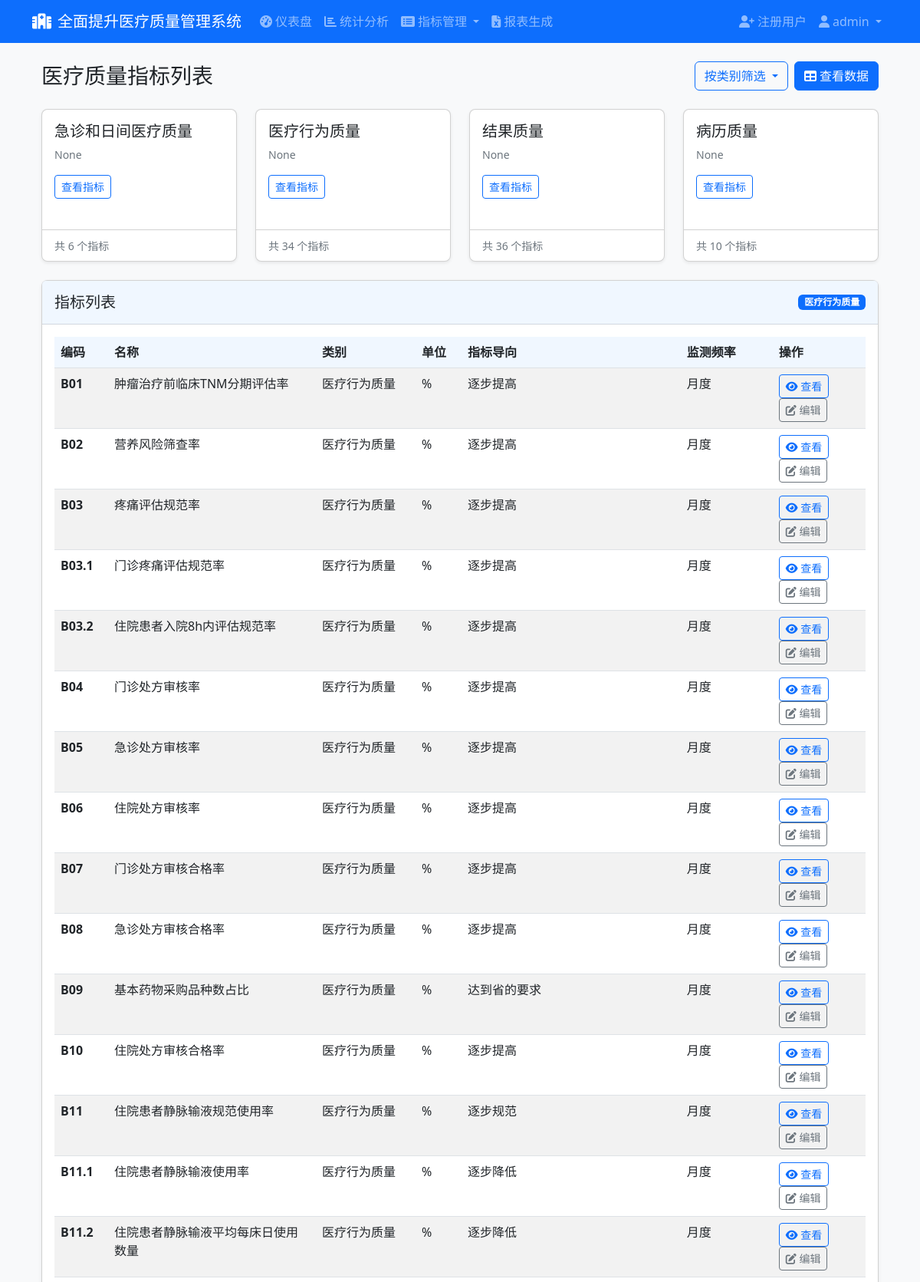
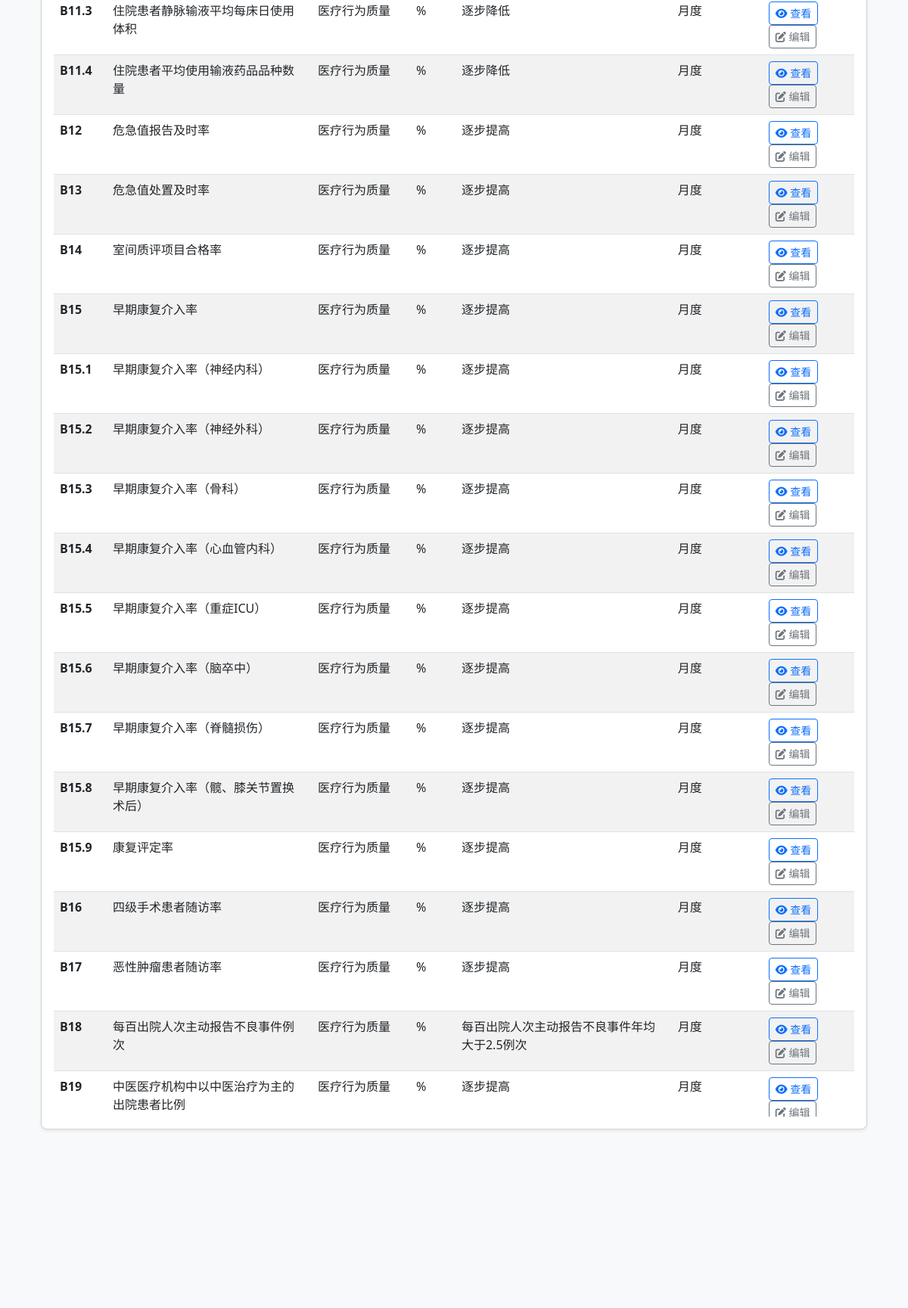
Page /indicators/?category_id=2 (signed in, upper part) on the committed database (2 pictures, top to bottom).
### app/models/user.py (models this page shows, shortened)
class User(UserMixin, db.Model):
    __tablename__ = 'users'
    id = db.Column(db.Integer, primary_key=True)
    username = db.Column(db.String(64), unique=True, index=True, nullable=False)
    email = db.Column(db.String(120), unique=True, index=True, nullable=False)
    password_hash = db.Column(db.String(128), nullable=False)
    is_admin = db.Column(db.Boolean, default=False)
    hospital_id = db.Column(db.Integer, db.ForeignKey('hospitals.id'))
    created_at = db.Column(db.DateTime, default=datetime.utcnow)
    last_login = db.Column(db.DateTime)
    hospital = db.relationship('Hospital', backref='users')

### app/models/indicator.py (models this page shows, shortened)
class IndicatorCategory(db.Model):
    __tablename__ = 'indicator_categories'
    id = db.Column(db.Integer, primary_key=True)
    name = db.Column(db.String(64), unique=True, nullable=False)
    description = db.Column(db.Text)
    created_at = db.Column(db.DateTime, default=datetime.utcnow)
    indicators = db.relationship('Indicator', backref='category', lazy='dynamic')

class Indicator(db.Model):
    __tablename__ = 'indicators'
    id = db.Column(db.Integer, primary_key=True)
    code = db.Column(db.String(32), unique=True, nullable=False)  # 指标编码
    name = db.Column(db.String(128), nullable=False)  # 指标名称
    definition = db.Column(db.Text)  # 指标定义
    numerator_description = db.Column(db.Text)  # 分子说明
    denominator_description = db.Column(db.Text)  # 分母说明
    calculation_formula = db.Column(db.Text)  # 计算公式
    data_source = db.Column(db.String(256))  # 数据来源
    target_value = db.Column(db.String(64))  # 指标导向 - 修改为字符串类型
    unit = db.Column(db.String(32))  # 单位
    frequency = db.Column(db.String(32))  # 监测频率
    category_id = db.Column(db.Integer, db.ForeignKey('indicator_categories.id'), nullable=False)
    created_at = db.Column(db.DateTime, default=datetime.utcnow)
    @staticmethod
    def numeric_code_order():
        main_part = func.substr(
            Indicator.code,
            1,
            func.instr(Indicator.code + '.', '.') - 1
        )
        sub_code_part = func.substr(
            Indicator.code,
            func.instr(Indicator.code + '.', '.') + 1
        )
        numeric_sub_code = case(
            (func.instr(Indicator.code, '.') > 0, func.cast(sub_code_part, db.Float)),
            else_=0
        )
        return [main_part, numeric_sub_code]

### app/controllers/indicators.py (the view)
@indicators_bp.route('/')
@login_required
def index():
    category_id = request.args.get('category_id', type=int)
    query = Indicator.query
    if category_id:
        query = query.filter_by(category_id=category_id)
    indicators = query.order_by(*Indicator.numeric_code_order()).all()
    categories = IndicatorCategory.query.order_by(
        case(
            (IndicatorCategory.name == '急诊和日间医疗质量', 1),
            (IndicatorCategory.name == '医疗行为质量', 2),
            (IndicatorCategory.name == '结果质量', 3),
            (IndicatorCategory.name == '病历质量', 4)
        )
    ).all()
    return render_template(
        'indicators/index.html',
        title='指标列表',
        indicators=indicators,
        categories=categories,
        current_category_id=category_id
    )

### app/models/user.py (called while the page is built)
@login_manager.user_loader
def load_user(user_id):
    return User.query.get(int(user_id))

### app/templates/indicators/index.html (shortened to what this page needs)
{% extends 'base.html' %}
{% block content %}
<div class="container-fluid">
    <div class="d-flex justify-content-between align-items-center mb-4">
        <h1 class="h3 mb-0">医疗质量指标列表</h1>
        <div class="d-flex">
            <div class="dropdown me-2">
                <button class="btn btn-outline-primary dropdown-toggle" type="button" id="categoryDropdown" data-bs-toggle="dropdown" aria-expanded="false">
                    按类别筛选
                </button>
            </div>
            <a href="{{ url_for('indicators.data_list') }}" class="btn btn-primary">
                <i class="fas fa-table me-1"></i>查看数据
            </a>
        </div>
    </div>
    <div class="row">
        {% for category in categories %}
            <div class="col-lg-3 col-md-6 mb-4">
                <div class="card shadow-sm h-100">
                    <div class="card-body">
                        <h5 class="card-title">{{ category.name }}</h5>
                        <p class="card-text text-muted small">{{ category.description }}</p>
                        <a href="{{ url_for('indicators.index', category_id=category.id) }}" class="btn btn-sm btn-outline-primary">查看指标</a>
                    </div>
                    <div class="card-footer bg-transparent">
                        <small class="text-muted">
                            共 {{ category.indicators.count() }} 个指标
                        </small>
                    </div>
                </div>
            </div>
        {% endfor %}
    </div>
    <div class="card shadow-sm">
        <div class="card-header d-flex justify-content-between align-items-center">
            <h5 class="mb-0">指标列表</h5>
            {% if current_category_id %}
                <span class="badge bg-primary">
                    {{ categories|selectattr('id', 'equalto', current_category_id)|map(attribute='name')|first }}
                </span>
            {% else %}
                <span class="badge bg-secondary">所有类别</span>
            {% endif %}
        </div>
        <div class="card-body">
            <div class="table-responsive">
                <table class="table table-hover table-striped">
                    <thead>
                        <tr>
                            <th style="min-width: 70px;">编码</th>
                            <th>名称</th>
                            <th style="min-width: 130px;">类别</th>
                            <th style="min-width: 60px;">单位</th>
                            <th style="min-width: 100px;">指标导向</th>
                            <th style="min-width: 120px;">监测频率</th>
                            <th>操作</th>
                        </tr>
                    </thead>
                    <tbody>
                        {% for indicator in indicators %}
                            <tr>
                                <td><span class="fw-bold">{{ indicator.code }}</span></td>
                                <td>{{ indicator.name }}</td>
                                <td>{{ indicator.category.name }}</td>
                                <td>{{ indicator.unit }}</td>
                                <td>{{ indicator.target_value }}</td>
                                <td>{{ indicator.frequency }}</td>
                                <td>
                                    <a href="{{ url_for('indicators.view', indicator_id=indicator.id) }}" class="btn btn-sm btn-outline-primary">
                                        <i class="fas fa-eye"></i> 查看
                                    </a>
                                    <a href="{{ url_for('indicators.edit', indicator_id=indicator.id) }}" class="btn btn-sm btn-outline-secondary">
                                        <i class="fas fa-edit"></i> 编辑
                                    </a>
                                </td>
                            </tr>
                        {% endfor %}
                    </tbody>
                </table>
            </div>
        </div>
    </div>
</div>
{% endblock %}

### app/templates/base.html (shortened to what this page needs)
<!DOCTYPE html>
<html lang="zh-CN">
<head>
    <link href="https://cdn.jsdelivr.net/npm/bootstrap@5.2.3/dist/css/bootstrap.min.css" rel="stylesheet">
    <link href="https://cdnjs.cloudflare.com/ajax/libs/font-awesome/6.2.0/css/all.min.css" rel="stylesheet">
    <link href="{{ url_for('static', filename='css/style.css') }}" rel="stylesheet">
    <link href="{{ url_for('static', filename='css/monthpicker.css') }}" rel="stylesheet">
</head>
<body>
    <header>
        <nav class="navbar navbar-expand-lg navbar-dark bg-primary">
            <div class="container">
                <a class="navbar-brand" href="{{ url_for('dashboard.index') }}">
                    <i class="fas fa-hospital-alt me-2"></i>全面提升医疗质量管理系统
                </a>
                <div class="collapse navbar-collapse" id="navbarNavDropdown">
                    <ul class="navbar-nav me-auto">
                        {% if current_user.is_authenticated %}
                            <li class="nav-item">
                                <a class="nav-link" href="{{ url_for('dashboard.index') }}">
                                    <i class="fas fa-tachometer-alt me-1"></i>仪表盘
                                </a>
                            </li>
                            <li class="nav-item">
                                <a class="nav-link" href="{{ url_for('dashboard.stats') }}">
                                    <i class="fas fa-chart-bar me-1"></i>统计分析
                                </a>
                            </li>
                            <li class="nav-item dropdown">
                                <a class="nav-link dropdown-toggle" href="#" id="indicatorsDropdown" role="button" data-bs-toggle="dropdown" aria-expanded="false">
                                    <i class="fas fa-list-alt me-1"></i>指标管理
                                </a>
                            </li>
                            <li class="nav-item">
                                <a class="nav-link" href="{{ url_for('reports.index') }}">
                                    <i class="fas fa-file-excel me-1"></i>报表生成
                                </a>
                            </li>
                        {% endif %}
                    </ul>
                    <ul class="navbar-nav">
                        {% if current_user.is_authenticated %}
                            {% if current_user.is_admin %}
                                <li class="nav-item">
                                    <a class="nav-link" href="{{ url_for('auth.register') }}">
                                        <i class="fas fa-user-plus me-1"></i>注册用户
                                    </a>
                                </li>
                            {% endif %}
                            <li class="nav-item dropdown">
                                <a class="nav-link dropdown-toggle" href="#" id="userDropdown" role="button" data-bs-toggle="dropdown" aria-expanded="false">
                                    <i class="fas fa-user me-1"></i>{{ current_user.username }}
                                </a>
                            </li>
                        {% else %}
                            <li class="nav-item">
                                <a class="nav-link" href="{{ url_for('auth.login') }}">
                                    <i class="fas fa-sign-in-alt me-1"></i>登录
                                </a>
                            </li>
                        {% endif %}
                    </ul>
                </div>
            </div>
        </nav>
    </header>
    <main class="container mt-4">
        {% block content %}{% endblock %}
    </main>
</body>
</html>

### app/static/css/style.css (style rules this page uses)
body { min-height: 100vh; display: flex; flex-direction: column; background-color: #f8f9fa; }
main { flex: 1; }
.card { border-radius: 0.5rem; box-shadow: 0 4px 6px rgba(0, 0, 0, 0.1); margin-bottom: 1.5rem; }
.card-header { background-color: #f0f7ff; border-bottom: 1px solid rgba(0, 0, 0, 0.125); padding: 1rem; }
.table th { background-color: #f0f7ff; }
.table-responsive { max-height: 70vh; overflow-y: auto; }

### rows in the picture
User: username "admin"
IndicatorCategory: name "急诊和日间医疗质量", description "None", indicators.count "6"
IndicatorCategory: name "医疗行为质量", description "None", indicators.count "34"
IndicatorCategory: name "结果质量", description "None", indicators.count "36"
IndicatorCategory: name "病历质量", description "None", indicators.count "10"
Indicator: code "B01", name "肿瘤治疗前临床TNM分期评估率", category.name "医疗行为质量", unit "%", target_value "逐步提高", frequency "月度"
Indicator: code "B02", name "营养风险筛查率", category.name "医疗行为质量", unit "%", target_value "逐步提高", frequency "月度"
Indicator: code "B03", name "疼痛评估规范率", category.name "医疗行为质量", unit "%", target_value "逐步提高", frequency "月度"
Indicator: code "B03.1", name "门诊疼痛评估规范率", category.name "医疗行为质量", unit "%", target_value "逐步提高", frequency "月度"
Indicator: code "B03.2", name "住院患者入院8h内评估规范率", category.name "医疗行为质量", unit "%", target_value "逐步提高", frequency "月度"
Indicator: code "B04", name "门诊处方审核率", category.name "医疗行为质量", unit "%", target_value "逐步提高", frequency "月度"
Indicator: code "B05", name "急诊处方审核率", category.name "医疗行为质量", unit "%", target_value "逐步提高", frequency "月度"
Indicator: code "B06", name "住院处方审核率", category.name "医疗行为质量", unit "%", target_value "逐步提高", frequency "月度"
Indicator: code "B07", name "门诊处方审核合格率", category.name "医疗行为质量", unit "%", target_value "逐步提高", frequency "月度"
Indicator: code "B08", name "急诊处方审核合格率", category.name "医疗行为质量", unit "%", target_value "逐步提高", frequency "月度"
Indicator: code "B09", name "基本药物采购品种数占比", category.name "医疗行为质量", unit "%", target_value "达到省的要求", frequency "月度"
Indicator: code "B10", name "住院处方审核合格率", category.name "医疗行为质量", unit "%", target_value "逐步提高", frequency "月度"
Indicator: code "B11", name "住院患者静脉输液规范使用率", category.name "医疗行为质量", unit "%", target_value "逐步规范", frequency "月度"
Indicator: code "B11.1", name "住院患者静脉输液使用率", category.name "医疗行为质量", unit "%", target_value "逐步降低", frequency "月度"
Indicator: code "B11.2", name "住院患者静脉输液平均每床日使用数量", category.name "医疗行为质量", unit "%", target_value "逐步降低", frequency "月度"
Indicator: code "B11.3", name "住院患者静脉输液平均每床日使用体积", category.name "医疗行为质量", unit "%", target_value "逐步降低", frequency "月度"
Indicator: code "B11.4", name "住院患者平均使用输液药品品种数量", category.name "医疗行为质量", unit "%", target_value "逐步降低", frequency "月度"
Indicator: code "B12", name "危急值报告及时率", category.name "医疗行为质量", unit "%", target_value "逐步提高", frequency "月度"
Indicator: code "B13", name "危急值处置及时率", category.name "医疗行为质量", unit "%", target_value "逐步提高", frequency "月度"
Indicator: code "B14", name "室间质评项目合格率", category.name "医疗行为质量", unit "%", target_value "逐步提高", frequency "月度"
Indicator: code "B15", name "早期康复介入率", category.name "医疗行为质量", unit "%", target_value "逐步提高", frequency "月度"
Indicator: code "B15.1", name "早期康复介入率（神经内科）", category.name "医疗行为质量", unit "%", target_value "逐步提高", frequency "月度"
Indicator: code "B15.2", name "早期康复介入率（神经外科）", category.name "医疗行为质量", unit "%", target_value "逐步提高", frequency "月度"
Indicator: code "B15.3", name "早期康复介入率（骨科）", category.name "医疗行为质量", unit "%", target_value "逐步提高", frequency "月度"
Indicator: code "B15.4", name "早期康复介入率（心血管内科）", category.name "医疗行为质量", unit "%", target_value "逐步提高", frequency "月度"
Indicator: code "B15.5", name "早期康复介入率（重症ICU）", category.name "医疗行为质量", unit "%", target_value "逐步提高", frequency "月度"
Indicator: code "B15.6", name "早期康复介入率（脑卒中）", category.name "医疗行为质量", unit "%", target_value "逐步提高", frequency "月度"
Indicator: code "B15.7", name "早期康复介入率（脊髓损伤）", category.name "医疗行为质量", unit "%", target_value "逐步提高", frequency "月度"
Indicator: code "B15.8", name "早期康复介入率（髋、膝关节置换术后）", category.name "医疗行为质量", unit "%", target_value "逐步提高", frequency "月度"
Indicator: code "B15.9", name "康复评定率", category.name "医疗行为质量", unit "%", target_value "逐步提高", frequency "月度"
Indicator: code "B16", name "四级手术患者随访率", category.name "医疗行为质量", unit "%", target_value "逐步提高", frequency "月度"
Indicator: code "B17", name "恶性肿瘤患者随访率", category.name "医疗行为质量", unit "%", target_value "逐步提高", frequency "月度"
Indicator: code "B18", name "每百出院人次主动报告不良事件例次", category.name "医疗行为质量", unit "%", target_value "每百出院人次主动报告不良事件年均大于2.5例次", frequency "月度"
Indicator: code "B19", name "中医医疗机构中以中医治疗为主的出院患者比例", category.name "医疗行为质量", unit "%", target_value "逐步提高", frequency "月度"
